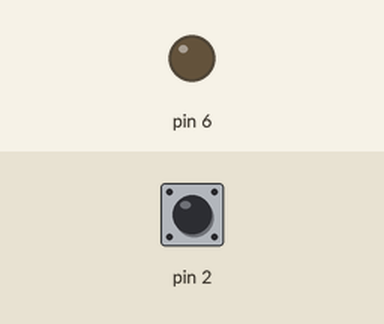
A sketch run on a simulated Arduino Uno, built for the host (arithmetic inside an expression is 32-bit, double 64-bit). Shown: output pins drawn as LEDs (lit = HIGH). The inputs (shaded band) are chosen by the test bench; at power-on: pin 2 HIGH. Storage starts empty; what the sketch prints to the serial monitor is not drawn.

Above: at 1.2 s.
1.3 s: pin 2 pulled LOW for 0.15 s
At 2.0 s:
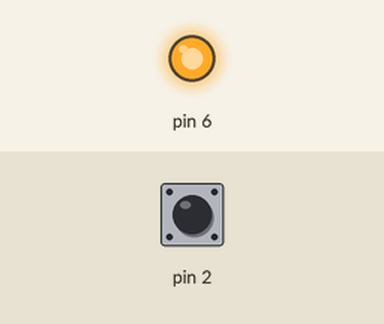
4.4 s: pin 2 pulled LOW for 3.2 s
At 12.0 s:
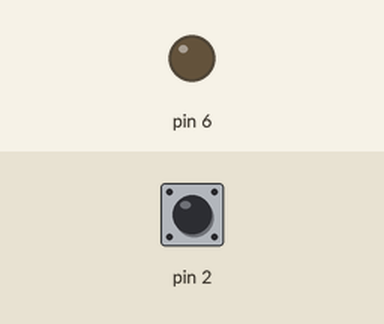
Timing chart, 0 to 13.5 s (numbered marks = the images above; inputs shaded):
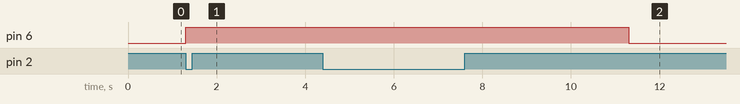

The sketch:

record1.ino
```cpp
#include <SD.h>
#include <SPI.h>
#include <TMRpcm.h>

#define SD_ChipSelectPin 10

TMRpcm audio;
Sd2Card card;
SdVolume volume;
SdFile root;
const int chipSelect = 10;
int audiofile = 0;
unsigned long i = 0;
bool recmode = 0;
int x;

void setup() {
  Serial.begin(9600);
  if (!card.init(SPI_HALF_SPEED, chipSelect)) {
    Serial.println("initialization failed. Things to check:");
    Serial.println("* is a card inserted?");
    Serial.println("* is your wiring correct?");
    Serial.println("* did you change the chipSelect pin to match your shield or module?");
    while (1);
  } else {
    Serial.println("Wiring is correct and a card is present.");
  }
  pinMode(A0, INPUT);
  pinMode(6, OUTPUT);
  pinMode(2, INPUT_PULLUP);
  //attachInterrupt(0, button, LOW);
  SD.begin(SD_ChipSelectPin);
  audio.CSPin = SD_ChipSelectPin;
}

void loop() {
  if (x == 0) {
    digitalWrite(6, LOW);
    if (digitalRead(2) == 0) {
      x = 1;
    }
  }
  if (x == 1) {
    digitalWrite(6, HIGH);
    audio.startRecording("1.wav", 16000, A0);
    delay(5000);
    audio.stopRecording("1.wav");
    x = 0;
  }
}

/*void button() {
  while (i < 300000) {
    i++;
  }
  i = 0;
  if (recmode == 0) {
    recmode = 1;
    audiofile++;
    digitalWrite(6, HIGH);
    switch (audiofile) {
      case 1: audio.startRecording("1.wav", 16000, A0); break;
      case 2: audio.startRecording("2.wav", 16000, A0); break;
      case 3: audio.startRecording("3.wav", 16000, A0); break;
      case 4: audio.startRecording("4.wav", 16000, A0); break;
      case 5: audio.startRecording("5.wav", 16000, A0); break;
      case 6: audio.startRecording("6.wav", 16000, A0); break;
      case 7: audio.startRecording("7.wav", 16000, A0); break;
      case 8: audio.startRecording("8.wav", 16000, A0); break;
      case 9: audio.startRecording("9.wav", 16000, A0); break;
      case 10: audio.startRecording("10.wav", 16000, A0); break;
    }
  }
  else {
    recmode = 0;
    digitalWrite(6, LOW);
    switch (audiofile) {
      case 1: audio.stopRecording("1.wav"); break;
      case 2: audio.stopRecording("2.wav"); break;
      case 3: audio.stopRecording("3.wav"); break;
      case 4: audio.stopRecording("4.wav"); break;
      case 5: audio.stopRecording("5.wav"); break;
      case 6: audio.stopRecording("6.wav"); break;
      case 7: audio.stopRecording("7.wav"); break;
      case 8: audio.stopRecording("8.wav"); break;
      case 9: audio.stopRecording("9.wav"); break;
      case 10: audio.stopRecording("10.wav"); break;
    }
  }
  }*/
```

Measured:
- after the input at 1.3 s, pin 6: LOW → HIGH at once
- after the input at 4.4 s, pin 6: HIGH → LOW after 6.9 s instead of 1.9 s
